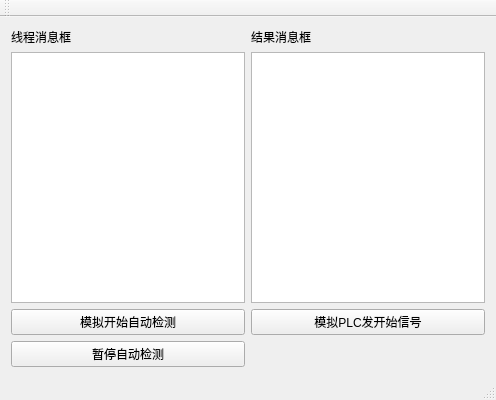
<?xml version="1.0" encoding="UTF-8"?>
<ui version="4.0">
 <class>test_multiThreadingClass</class>
 <widget class="QMainWindow" name="test_multiThreadingClass">
  <property name="geometry">
   <rect>
    <x>0</x>
    <y>0</y>
    <width>496</width>
    <height>400</height>
   </rect>
  </property>
  <property name="windowTitle">
   <string>test_multiThreading</string>
  </property>
  <widget class="QWidget" name="centralWidget">
   <layout class="QGridLayout" name="gridLayout">
    <item row="2" column="1">
     <widget class="QPushButton" name="StartAutoDetectButton">
      <property name="text">
       <string>模拟开始自动检测</string>
      </property>
     </widget>
    </item>
    <item row="0" column="1">
     <widget class="QLabel" name="label">
      <property name="text">
       <string>线程消息框</string>
      </property>
     </widget>
    </item>
    <item row="1" column="1">
     <widget class="QTextBrowser" name="textBrowser"/>
    </item>
    <item row="4" column="1">
     <widget class="QPushButton" name="StopAutoDetectButton">
      <property name="text">
       <string>暂停自动检测</string>
      </property>
     </widget>
    </item>
    <item row="1" column="2">
     <widget class="QTextBrowser" name="result_textBrowser"/>
    </item>
    <item row="0" column="2">
     <widget class="QLabel" name="label_2">
      <property name="text">
       <string>结果消息框</string>
      </property>
     </widget>
    </item>
    <item row="2" column="2">
     <widget class="QPushButton" name="PLCstartButton">
      <property name="text">
       <string>模拟PLC发开始信号</string>
      </property>
     </widget>
    </item>
   </layout>
  </widget>
  <widget class="QMenuBar" name="menuBar">
   <property name="geometry">
    <rect>
     <x>0</x>
     <y>0</y>
     <width>496</width>
     <height>26</height>
    </rect>
   </property>
  </widget>
  <widget class="QToolBar" name="mainToolBar">
   <attribute name="toolBarArea">
    <enum>TopToolBarArea</enum>
   </attribute>
   <attribute name="toolBarBreak">
    <bool>false</bool>
   </attribute>
  </widget>
  <widget class="QStatusBar" name="statusBar"/>
 </widget>
 <layoutdefault spacing="6" margin="11"/>
 <resources>
  <include location="test_multiThreading.qrc"/>
 </resources>
 <connections/>
</ui>
